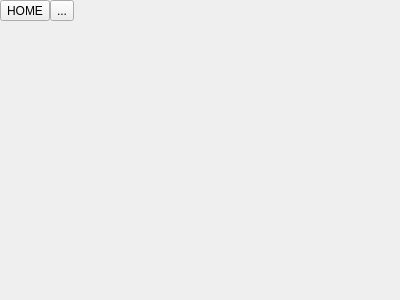
<?xml version="1.0" encoding="UTF-8"?>
<ui version="4.0">
 <class>MapEditor</class>
 <widget class="QWidget" name="MapEditor">
  <property name="geometry">
   <rect>
    <x>0</x>
    <y>0</y>
    <width>400</width>
    <height>300</height>
   </rect>
  </property>
  <property name="windowTitle">
   <string>Form</string>
  </property>
  <layout class="QGridLayout" name="gridLayout">
   <property name="leftMargin">
    <number>0</number>
   </property>
   <property name="topMargin">
    <number>0</number>
   </property>
   <property name="rightMargin">
    <number>0</number>
   </property>
   <property name="bottomMargin">
    <number>0</number>
   </property>
   <property name="spacing">
    <number>0</number>
   </property>
   <item row="1" column="0" colspan="3">
    <widget class="qmapcontrol::MapControl" name="widgetMap" native="true">
     <property name="sizePolicy">
      <sizepolicy hsizetype="Minimum" vsizetype="Expanding">
       <horstretch>0</horstretch>
       <verstretch>0</verstretch>
      </sizepolicy>
     </property>
    </widget>
   </item>
   <item row="0" column="0">
    <widget class="QToolButton" name="toolButtonHome">
     <property name="text">
      <string>HOME</string>
     </property>
     <property name="icon">
      <iconset resource="../resources/icons.qrc">
       <normaloff>:/icons/home.svg</normaloff>:/icons/home.svg</iconset>
     </property>
    </widget>
   </item>
   <item row="0" column="2">
    <spacer name="horizontalSpacer">
     <property name="orientation">
      <enum>Qt::Horizontal</enum>
     </property>
     <property name="sizeHint" stdset="0">
      <size>
       <width>40</width>
       <height>20</height>
      </size>
     </property>
    </spacer>
   </item>
   <item row="0" column="1">
    <widget class="QToolButton" name="toolButtonCenter">
     <property name="text">
      <string>...</string>
     </property>
     <property name="icon">
      <iconset resource="../resources/icons.qrc">
       <normaloff>:/icons/center.svg</normaloff>:/icons/center.svg</iconset>
     </property>
    </widget>
   </item>
  </layout>
 </widget>
 <customwidgets>
  <customwidget>
   <class>qmapcontrol::MapControl</class>
   <extends>QWidget</extends>
   <header>../libmap/MapControl.hpp</header>
   <container>1</container>
  </customwidget>
 </customwidgets>
 <resources>
  <include location="../resources/icons.qrc"/>
 </resources>
 <connections/>
</ui>
